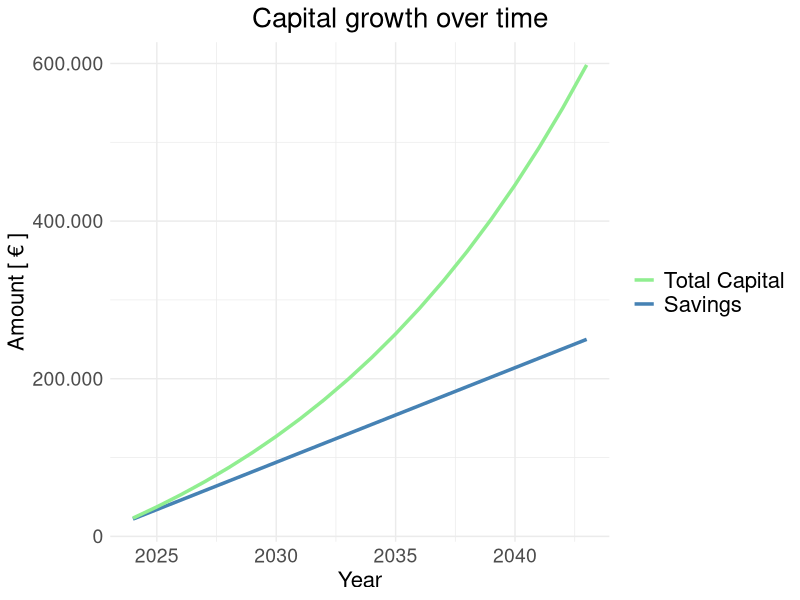
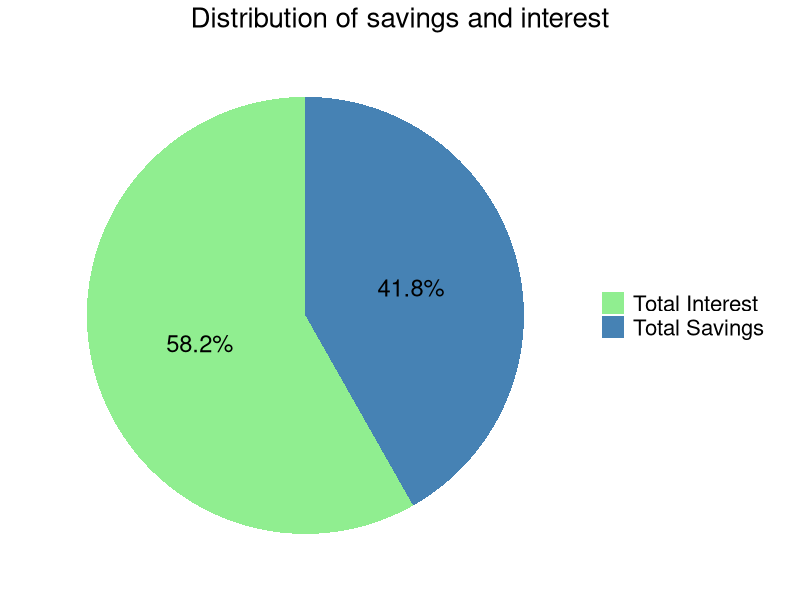
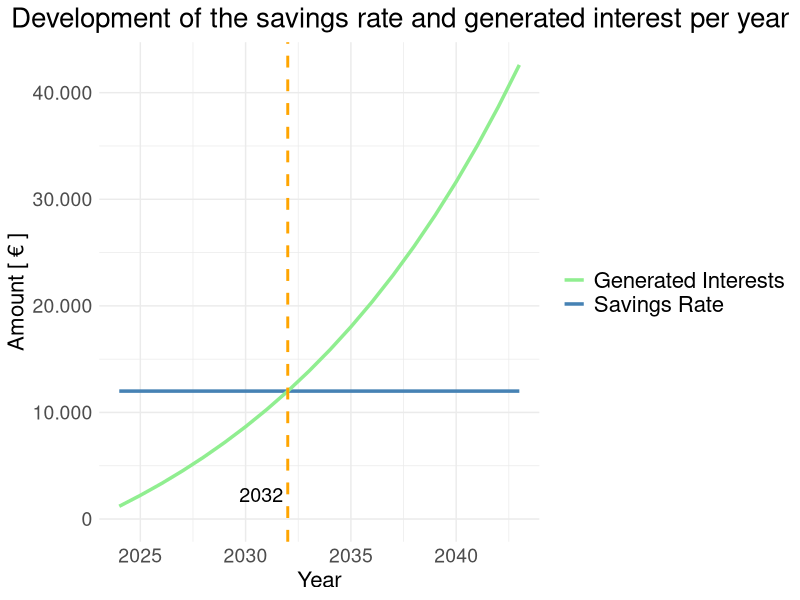
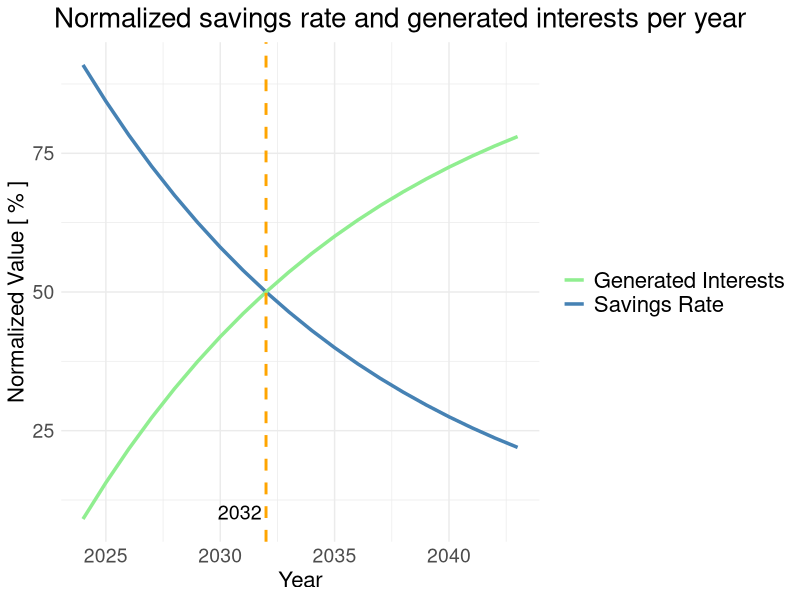
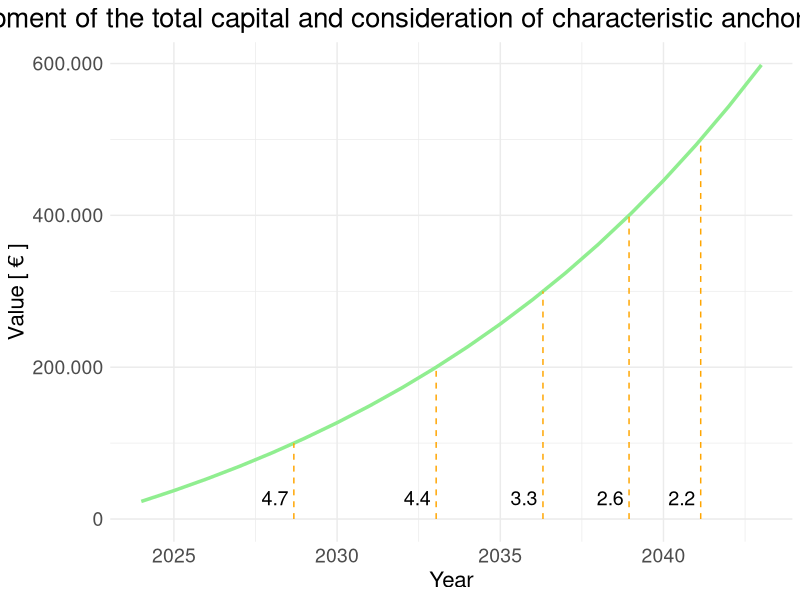

Write the R code that produced these figures, in order.
# Load libraries
library(dplyr)
library(ggplot2)
#library(gridExtra)
library(lubridate)
library(tibble)

# Input parameters
start_date <- ymd("2024-01-01")
initial_capital <- 10000
savings_rate <- 1000
savings_intervall <- "monthly"  # oder "yearly"
adjustment_rate <- 0  # 5% als Dezimalzahl
interest_rate <- 0.075  # 3% als Dezimalzahl
investment_period <- 20  # in yearen
savings_suspension <- NA  # Optionaler Wert
target_value <- NA  # Optionaler Wert
intersection_year <- NA

# Create table
results <- tibble(
  year = year(start_date) + 0:(investment_period - 1),
  capital_start = NA_real_,
  savings_anount = NA_real_,
  interest = NA_real_,
  accumulated_capital = NA_real_,
  growth = NA_real_,
  savings_anount_normalized = NA_real_,
  interest_normalized = NA_real_,
  capital_end = NA_real_
)

accumulated_savings_anount <- 0

for (i in 1:investment_period) {
  if (i == 1) {
    capital_start <- initial_capital
  } else {
    capital_start <- results$capital_end[i - 1]
  }
  
  if (!is.na(savings_suspension) && i > savings_suspension && savings_suspension < investment_period) {
    savings_anount <- 0
  } else {
    if (savings_intervall == "monthly") {
      savings_anount <- savings_rate * (1 + adjustment_rate)^(i - 1) * 12
    } else {
      savings_anount <- savings_rate * (1 + adjustment_rate)^(i - 1)
    }
  }
  
  if (savings_intervall == "monthly") {
    monthlyer_interest_rate <- 100*((1 + interest_rate / 100)^(1/12) - 1)
    monthly_savings <- savings_anount / 12
    total_interest <- 0
    current_capital <- capital_start
    
    for (m in 1:12) {
      monthly_interest = current_capital * monthlyer_interest_rate
      total_interest <- total_interest + monthly_interest
      current_capital <- current_capital + monthly_interest + monthly_savings
    }
    
    interest <- total_interest
  } else {
    interest <- capital_start * interest_rate
  }
  
  accumulated_savings_anount <- accumulated_savings_anount + savings_anount
  accumulated_capital <- initial_capital + accumulated_savings_anount
  growth <- savings_anount + interest
  savings_anount_normalized <- 100 * savings_anount / growth
  interest_normalized <- 100 * interest / growth
  capital_end <- capital_start + growth
  
  results$capital_start[i] <- round(capital_start, 2)
  results$savings_anount[i] <- round(savings_anount, 2)
  results$interest[i] <- round(interest, 2)
  results$accumulated_capital[i] <- round(accumulated_capital, 2)
  results$growth[i] <- round(growth, 2)
  results$savings_anount_normalized[i] <- round(savings_anount_normalized, 2)
  results$interest_normalized[i] <- round(interest_normalized, 2)
  results$capital_end[i] <- round(capital_end, 2)
}

# Summenzeile hinzufügen, TO DO: Vergleich Results und complete data
complete_data <- results
complete_data <- rbind(complete_data, c('Sum', NA, round(sum(complete_data$savings_anount), 2), round(sum(complete_data$interest), 2), NA, NA, NA, NA, round(complete_data$capital_end[investment_period], 2)))
#results <- rbind(results, c(NA, NA, round(sum(results$savings_anount), 2), round(sum(results$interest), 2), NA, NA, NA, NA, round(results$capital_end[investment_period], 2)))

# Diagramm erstellen
ggplot(results, aes(x = year)) +
  geom_line(aes(y = accumulated_capital, color = "Savings"), size = 1.2) +
  geom_line(aes(y = capital_end, color = "Total Capital"), size = 1.2) +
  labs(title = "Capital growth over time", x = "Year", y = "Amount [ € ]") +
  scale_y_continuous(labels = scales::comma_format(big.mark = ".", decimal.mark = ",")) +
  scale_color_manual(values = c("Savings" = "steelblue", "Total Capital" = "lightgreen"),
                     breaks = c("Total Capital", "Savings")) + # Reihenfolge in der Legende ändern
  guides(color = guide_legend(title = NULL)) +
  theme_minimal() +
  theme(
    plot.title = element_text(size = 20, hjust = 0.5),
    plot.title.position = "plot",
    legend.text = element_text(size = 16),
    axis.text = element_text(size = 14), # Größe der Achsenbeschriftung ändern
    axis.title = element_text(size = 16)  # Größe des Achsentitels ändern
  )

# Daten für den Pie-Chart berechnen
total_savings_anount <- sum(results$savings_anount) + initial_capital
total_interest <- sum(results$interest)
total_capital <- total_savings_anount + total_interest

# Daten für den Pie-Chart erstellen
pie_data <- data.frame(
  Kategorie = c("Total Savings", "Total Interest"),
  Wert = c(total_savings_anount, total_interest)
)

ggplot(pie_data, aes(x = "", y = Wert, fill = Kategorie)) +
  geom_bar(width = 1, stat = "identity") +
  coord_polar("y", start = 0) +
  geom_text(aes(label = paste0(round(Wert / total_capital * 100, 1), "%")), 
            position = position_stack(vjust = 0.5), size = 6) +
  labs(title = "Distribution of savings and interest") +
  scale_fill_manual(values = c("Total Interest" = "lightgreen", "Total Savings" = "steelblue")) +
  theme_minimal() +
  theme(
    axis.title.x = element_blank(),
    axis.title.y = element_blank(),
    axis.text.x = element_blank(),
    axis.text.y = element_blank(),
    axis.ticks = element_blank(),
    panel.grid = element_blank(),
    panel.border = element_blank(),
    plot.title = element_text(size = 20, hjust = 0.5),
    plot.title.position = "plot",
    legend.title = element_blank(),
    legend.text = element_text(size = 16)
  )

# Diagramm erstellen
# Höchsten Werte für savings_anount und interest ermitteln
max_savings_anount <- max(results$savings_anount, na.rm = TRUE)
max_interest <- max(results$interest, na.rm = TRUE)
y_max <- max(max_savings_anount, max_interest)

# 1. Find the Intersection Point
for (i in 1:(nrow(results) - 1)) {
  if (results$savings_anount[i] > results$interest[i] && results$savings_anount[i+1] <= results$interest[i+1]) {
    # Interpolate the exact year of intersection
    x1 <- results$year[i]
    x2 <- results$year[i+1]
    y1_savings <- results$savings_anount[i]
    y2_savings <- results$savings_anount[i+1]
    y1_interest <- results$interest[i]
    y2_interest <- results$interest[i+1]
    
    intersection_year <- x1 + (x2 - x1) * (y1_savings - y1_interest) / ((y2_interest - y1_interest) - (y2_savings - y1_savings))
    break
  }
}

# 2. Generate the Cross Point String
if (!is.na(intersection_year)) {
  crosspoint_string <- paste("From", floor(intersection_year), "the growth is mainly driven by the generated interests")
} else {
  crosspoint_string <- NA
}

# 3. Modify the Plots
plot_savings <- ggplot(results, aes(x = year)) +
  geom_line(aes(y = savings_anount, color = "Savings Rate"), size = 1.2) +
  geom_line(aes(y = interest, color = "Generated Interests"), size = 1.2) +
  labs(
    title = "Development of the savings rate and generated interest per year",
    x = "Year",
    y = "Amount [ € ]"
  ) +
  scale_color_manual(values = c("Savings Rate" = "steelblue", "Generated Interests" = "lightgreen")) +
  scale_y_continuous(limits = c(0, y_max), labels = scales::comma_format(big.mark = ".", decimal.mark = ",")) +
  theme_minimal() +
  theme(
    plot.title = element_text(size = 20, hjust = 0.5),
    plot.title.position = "plot",
    legend.text = element_text(size = 16),
    legend.title = element_blank(),
    axis.text = element_text(size = 14),
    axis.title = element_text(size = 16)
  )

if (!is.na(intersection_year)) {
  plot_savings <- plot_savings +
    geom_vline(aes(xintercept = intersection_year), linetype="dashed", size=1.0, color="orange") +
    annotate("text", x = intersection_year, y = min(results$savings_anount), label = as.character(floor(intersection_year)), size = 5, hjust = 1.1, vjust = 7.4 )
}
plot_savings

plot_normalized <- ggplot(results, aes(x = year)) +
  geom_line(aes(y = savings_anount_normalized, color = "Savings Rate"), size = 1.2) +
  geom_line(aes(y = interest_normalized, color = "Generated Interests"), size = 1.2) +
  labs(
    title = "Normalized savings rate and generated interests per year",
    x = "Year",
    y = "Normalized Value [ % ]"
  ) +
  scale_color_manual(values = c("Savings Rate" = "steelblue", "Generated Interests" = "lightgreen")) +
  theme_minimal() +
  theme(
    plot.title = element_text(size = 20, hjust = 0.5),
    plot.title.position = "plot",
    legend.text = element_text(size = 16),
    legend.title = element_blank(),
    axis.text = element_text(size = 14),
    axis.title = element_text(size = 16)
  )

if (!is.na(intersection_year)) {
  plot_normalized <- plot_normalized +
    geom_vline(aes(xintercept = intersection_year), linetype="dashed", size=1.0, color="orange") +
    annotate("text", x = intersection_year, y = min(results$savings_anount_normalized), label = as.character(floor(intersection_year)), size = 5, hjust = 1.1, vjust = 4.8 )
}
plot_normalized

table_all_values <- complete_data %>%
  select(year, capital_start, savings_anount, interest, capital_end) %>%
  mutate(
    `Capital Beginning of the Year [€]` = format(as.numeric(capital_start), nsmall = 2, big.mark = '.', decimal.mark = ','),
    `Savings Amount per Year [€]` = format(as.numeric(savings_anount), nsmall = 2, big.mark = '.', decimal.mark = ','),
    `Generated Interest per Year [€]` = format(as.numeric(interest), nsmall = 2, big.mark = '.', decimal.mark = ','),
    `Capital at the end of the Year [€]` = format(as.numeric(capital_end), nsmall = 2, big.mark = '.', decimal.mark = ',')
  ) %>%
  select(year, `Capital Beginning of the Year [€]`, `Savings Amount per Year [€]`, `Generated Interest per Year [€]`, `Capital at the end of the Year [€]`)

# Umbenennung der Spalten
table_all_values$`Capital Beginning of the Year [€]`[nrow(table_all_values)] <- ""
#colnames(table_render) <- c("Year", "Capital Beginning of the Year [€]", "Savings Amount per Year [€]", "Generated Interest per Year [€]", "Capital at the end of the Year [€]")

table_all_values


# Summary Table
table_summary <- data.frame(
  Category = c("Total Capital [ € ]", "Total Savings [ € ]", "Total Interests [ € ]"),
  Value = c(format(round(total_capital), big.mark = ".", decimal.mark = ",", scientific = FALSE),
            format(round(total_savings_anount), big.mark = ".", decimal.mark = ",", scientific = FALSE),
            format(round(total_interest), big.mark = ".", decimal.mark = ",", scientific = FALSE))
)

# Ausgabe der Tabelle ohne Spaltenüberschriften und ohne NULL
invisible(apply(table_summary, 1, function(row) cat(paste(row, collapse = "\t"), "\n")))

# Diagramm erstellen
# Bestimmen Sie die Jahre, in denen die Linie capital_end die Schwellenwerte erreicht
thresholds <- seq(100000, 1000000, by = 100000)
years_at_threshold <- numeric(length(thresholds))

for (i in 1:length(thresholds)) {
  interpolated <- approx(results$capital_end, results$year, xout = thresholds[i])
  years_at_threshold[i] <- interpolated$y
}

if (!all(is.na(years_at_threshold))) {
  # Erstellen Sie ein Dataframe für die Segmente
  segment_data <- data.frame(
    x = rep(min(results$year), length(thresholds)),
    xend = years_at_threshold,
    y = thresholds,
    yend = thresholds
  )
  
  segment_data <- na.omit(segment_data)
  
  # Abstand zwischen den Jahren berechnen
  segment_data$diff <- c(NA, diff(segment_data$xend))
  
  # Zeitraum bis zum Erreichen der ersten 100.000 Euro berechnen
  time_to_first_threshold <- segment_data$xend[1] - segment_data$x[1]
  
  # Diagramm erstellen
  ggplot(results, aes(x = year, y = capital_end)) +
    geom_line(color = "lightgreen", size= 1.2) +
    geom_segment(data = segment_data, aes(x = xend, xend = xend, y = 0, yend = y), linetype = "dashed", color = "orange") +
    geom_text(data = segment_data[1, ], aes(x = xend, y = max(results$capital_end) * 0.05, label = sprintf("%.1f", time_to_first_threshold)), check_overlap = TRUE, size = 5, hjust = 1.2, vjust = 0.6) +  # Text für den ersten Schwellenwert hinzufügen
    geom_text(data = segment_data[-1, ], aes(x = xend, y = max(results$capital_end) * 0.05, label = sprintf("%.1f", diff)), check_overlap = TRUE, size = 5, hjust = 1.2, vjust = 0.6) +  # Text für die anderen Schwellenwerte hinzufügen
    labs(title = "Development of the total capital and consideration of characteristic anchor points.", x = "Year", y = "Value [ € ]") +
    scale_y_continuous(labels = scales::comma_format(big.mark = ".", decimal.mark = ",")) +
    theme_minimal() +
    theme(
      plot.title = element_text(size = 20, hjust = 0.5),
      plot.title.position = "plot",
      legend.text = element_text(size = 16),
      legend.title = element_blank(),  # Titel der Legende ausblenden
      axis.text = element_text(size = 14), # Größe der Achsenbeschriftung ändern
      axis.title = element_text(size = 16)  # Größe des Achsentitels ändern
    )  
}

# Überprüfen Sie, ob target_value nicht NA ist
if (!is.na(target_value)) {
  # Interpolieren Sie, um das Jahr zu finden, in dem target_value erreicht wird
  interpolated_target <- approx(results$capital_end, results$year, xout = target_value)
  
  # Datum, an dem target_value erreicht wird
  year_at_target <- interpolated_target$y  # Abrunden ohne Nachkommastellen
}

# Überprüfen Sie, ob ein Datum ermittelt wurde
if (!is.na(target_value)) {
  # Fügen Sie horizontale und vertikale Linien in das Diagramm ein
  target_plot <- ggplot(results, aes(x = year, y = capital_end)) +
    geom_line(color = "lightgreen", size= 1.2) +
    geom_hline(yintercept = target_value, linetype = "dashed", color = "orange", size = 1) +
    geom_vline(xintercept = year_at_target, linetype = "dashed", color = "orange", size = 1) +
    geom_text(aes(x = year_at_target, y = 0, label = as.character(floor(year_at_target))), size = 5, hjust = 1.2, vjust = 0.6, color = "black") +
    labs(title = "Total capital and point in time of target value", x = "Year", y = "Value [ € ]") +
    scale_y_continuous(labels = scales::comma_format(big.mark = ".", decimal.mark = ",")) +
    theme_minimal() +
    theme(
      plot.title = element_text(size = 20, hjust = 0.5),
      plot.title.position = "plot",
      legend.text = element_text(size = 16),
      legend.title = element_blank(),
      axis.text = element_text(size = 14),
      axis.title = element_text(size = 16)
    )
  target_plot
}


if (!is.na(target_value)) {
  if (!is.na(year_at_target)) {
    message <- sprintf("The target value of %s € will likely be achieved by %d.", format(target_value, big.mark = ".", decimal.mark = ",", scientific = FALSE), floor(year_at_target))
    print(message)
  } else {
    message <- sprintf("The target value of %s € will not be achieved within the chosen observation period.", format(target_value, big.mark = ".", decimal.mark = ",", scientific = FALSE))
    print(message)
  }
}

